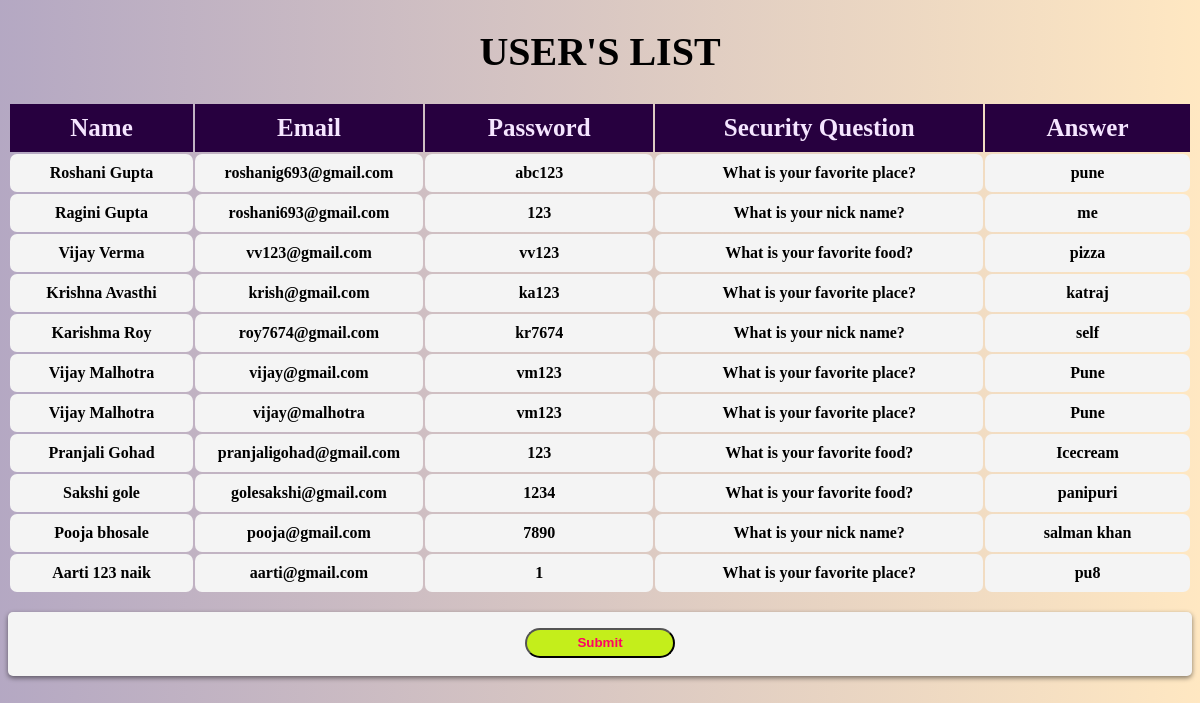
The page /Users.php on the database its author committed.
### tables this page shows
CREATE TABLE IF NOT EXISTS `register` (
  `name` varchar(100) NOT NULL,
  `email` varchar(100) NOT NULL,
  `pw` varchar(100) NOT NULL,
  `rpw` varchar(100) NOT NULL,
  `question` varchar(100) NOT NULL,
  `answer` varchar(100) NOT NULL,
  PRIMARY KEY (`email`)
);

### Users.php (the view, shortened to what this page needs)
<html>
<head>
</head>
<body>
    <form action="#" method='post'>
        <h1>USER'S LIST</h1>
        <?php
        $db = "marketplace";
        $con = mysqli_connect("localhost", "root", "", "$db");
        $result = mysqli_query($con, "SELECT `name`, `email`, `pw`, `rpw`, `question`, `answer` FROM `register`") or die(@mysqli_error());
        echo "<center><table border=0 cellpadding=10px cellspacing=2px>";
        echo "<tr><th>Name</th><th>Email</th><th>Password</th><th>Security Question</th><th>Answer</th></tr>";
        while ($row = @mysqli_fetch_array($result)) {
            echo "<tr>";
            echo "<td>" . $row['name'] . "</td>";
            echo "<td>" . $row['email'] . "</td>";
            echo "<td>" . $row['pw'] . "</td>";
            echo "<td>" . $row['question'] . "</td>";
            echo "<td>" . $row['answer'] . "</td>";
            echo "</tr>";
        }
        echo "</table></center><br>";
        echo "<div class='total'>";
        echo "<center><button type='submit' class='btn'>Submit</button></center>";
        echo "</div>";
        ?>
    </form>
</body>
</html>

### Users.php (style rules this page uses)
body { background: linear-gradient(to left, rgba(255, 157, 0, 0.24), rgba(36, 0, 79, 0.34)); background-size: 100% 100%; align-items: center; }
td { background-color: cornsilk; color: black; text-align: center; border-radius: 7px; }
th { padding-left: 50px; padding-right: 50px; background-color: rgba(127, 255, 212, 0.339); text-align: center; font-weight: bold; color: white; }
h1 { color: white; text-align: center; font-weight: bold; font-size: 40px; padding-top: 20px; }
.total { background-color: #f4f4f4; padding: 1rem; height: 2rem; margin-bottom: 1px; border-radius: 5px; font-weight: bold; box-shadow: 0 2px 5px rgba(0, 0, 0, 0.49); }
.btn { height: 30px; width: 150px; font-weight: bold; border-radius: 20px; background-color: rgb(196, 238, 27); color: rgb(255, 0, 102); }
table { width: 100%; text-align: center; font-weight: bold; }
th { background-color: rgb(39, 0, 63); color: rgb(245, 229, 255); font-size: 25px; }
td { background-color: #f4f4f4; color: black; }
h1 { color:black; }

### rows shown on the page
register: name "Roshani Gupta", email "roshanig693@gmail.com", pw "abc123", question "What is your favorite place?", answer "pune"
register: name "Ragini Gupta", email "roshani693@gmail.com", pw "123", question "What is your nick name?", answer "me"
register: name "Vijay Verma", email "vv123@gmail.com", pw "vv123", question "What is your favorite food?", answer "pizza"
register: name "Krishna Avasthi", email "krish@gmail.com", pw "ka123", question "What is your favorite place?", answer "katraj"
register: name "Karishma Roy", email "roy7674@gmail.com", pw "kr7674", question "What is your nick name?", answer "self"
register: name "Vijay Malhotra", email "vijay@gmail.com", pw "vm123", question "What is your favorite place?", answer "Pune"
register: name "Vijay Malhotra", email "vijay@malhotra", pw "vm123", question "What is your favorite place?", answer "Pune"
register: name "Pranjali Gohad", email "pranjaligohad@gmail.com", pw "123", question "What is your favorite food?", answer "Icecream"
register: name "Sakshi gole", email "golesakshi@gmail.com", pw "1234", question "What is your favorite food?", answer "panipuri"
register: name "Pooja bhosale", email "pooja@gmail.com", pw "7890", question "What is your nick name?", answer "salman khan"
register: name "Aarti 123 naik", email "aarti@gmail.com", pw "1", question "What is your favorite place?", answer "pu8"
